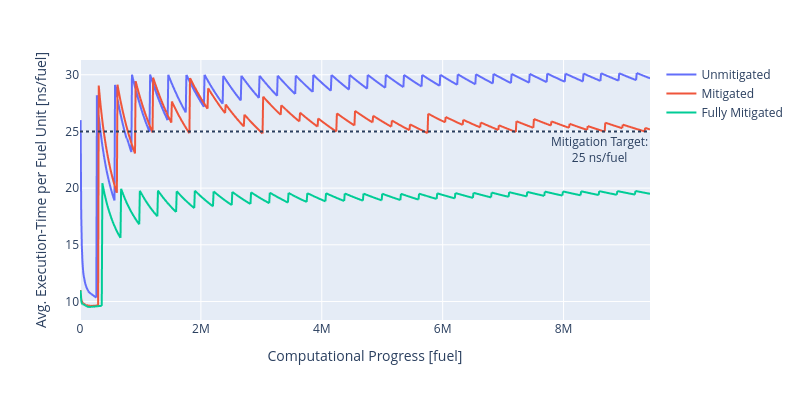

The notebook cell saved with this chart:
### Code cell
x=data.reset_index()
fig = plt.line(x[x["k"] == 0], x="acc_f", y="avg_tpf", color="wctpf_label", labels={"acc_f": "Computational Progress [fuel]", "avg_tpf": "Avg. Execution-Time per Fuel Unit [ns/fuel]", "wctpf_label": ""}, width=800, height=400)
fig.add_hline(y=25, line_dash="dot", annotation_text="Mitigation Target:<br>25 ns/fuel", annotation_position="bottom right")
fig.write_image("mitigation-time.pdf")
fig

### Figure 1 — Plotly figure (JSON) as saved in the notebook; plotly's stock layout.template omitted (floating-point values rounded to 4 significant figures; data arrays with more than 128 entries replaced by an {"elided": "..."} marker saying what was removed)
{"data": [{"hovertemplate": "=Unmitigated<br>Computational Progress [fuel]=%{x}<br>Avg. Execution-Time per Fuel Unit [ns/fuel]=%{y}<extra></extra>", "legendgroup": "Unmitigated", "line": {"color": "#636efa", "dash": "solid"}, "marker": {"symbol": "circle"}, "mode": "lines", "name": "Unmitigated", "showlegend": true, "type": "scattergl", "x": {"elided": "944 int values"}, "xaxis": "x", "y": {"elided": "944 float values"}, "yaxis": "y"}, {"hovertemplate": "=Mitigated<br>Computational Progress [fuel]=%{x}<br>Avg. Execution-Time per Fuel Unit [ns/fuel]=%{y}<extra></extra>", "legendgroup": "Mitigated", "line": {"color": "#EF553B", "dash": "solid"}, "marker": {"symbol": "circle"}, "mode": "lines", "name": "Mitigated", "showlegend": true, "type": "scattergl", "x": {"elided": "944 int values"}, "xaxis": "x", "y": {"elided": "944 float values"}, "yaxis": "y"}, {"hovertemplate": "=Fully Mitigated<br>Computational Progress [fuel]=%{x}<br>Avg. Execution-Time per Fuel Unit [ns/fuel]=%{y}<extra></extra>", "legendgroup": "Fully Mitigated", "line": {"color": "#00cc96", "dash": "solid"}, "marker": {"symbol": "circle"}, "mode": "lines", "name": "Fully Mitigated", "showlegend": true, "type": "scattergl", "x": {"elided": "944 int values"}, "xaxis": "x", "y": {"elided": "944 float values"}, "yaxis": "y"}], "layout": {"annotations": [{"showarrow": false, "text": "Mitigation Target:<br>25 ns/fuel", "x": 1, "xanchor": "right", "xref": "x domain", "y": 25, "yanchor": "top", "yref": "y"}], "height": 400, "legend": {"title": {"text": ""}, "tracegroupgap": 0}, "margin": {"t": 60}, "shapes": [{"line": {"dash": "dot"}, "type": "line", "x0": 0, "x1": 1, "xref": "x domain", "y0": 25, "y1": 25, "yref": "y"}], "width": 800, "xaxis": {"anchor": "y", "domain": [0, 1], "title": {"text": "Computational Progress [fuel]"}}, "yaxis": {"anchor": "x", "domain": [0, 1], "title": {"text": "Avg. Execution-Time per Fuel Unit [ns/fuel]"}}}}
